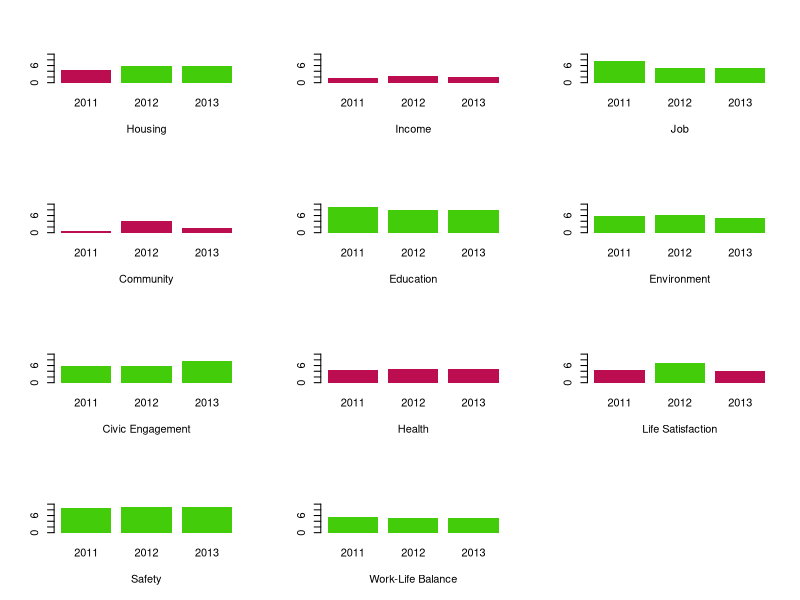

This figure's R source:
## 최종 수정일: 2013/5/29
## 작성자 : 양 우성

## 데이터 불러오기
better <- read.csv("Better Life Index.csv", header=T)
names(better) <- c("Title", "2011", "2012", "2013")

## Barplot의 색상지정 
col <- ifelse(better[,2:4] >= 5, "#42cc0a", "#bb0d4f")

## 4x3의 barplot 작성
par(mfrow=c(4,3))
for (i in 1:11){
  tN <- unlist(better[i,2:4])
  barplot(tN, width=0.5, ylim=c(0,10), col=col[i,], 
          xlab=better[i,1], border=NA)  
}
par(mfrow=c(1,1))



